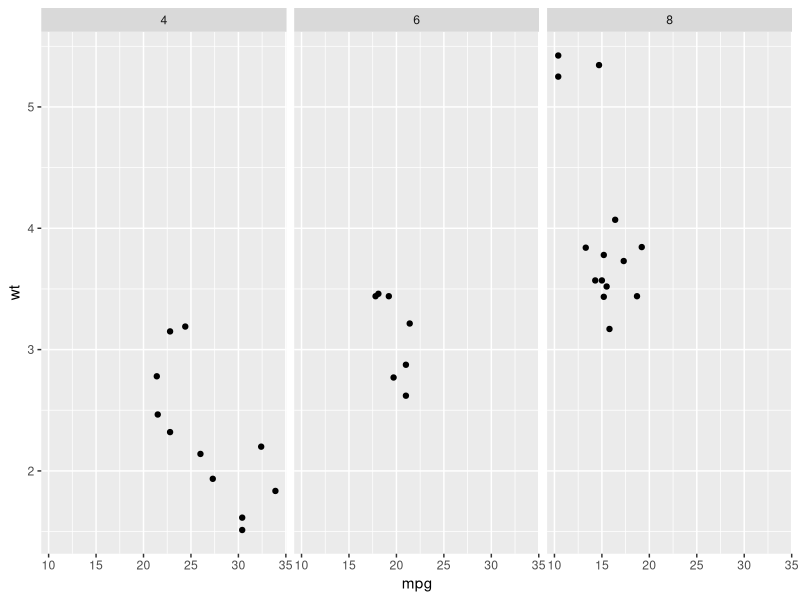
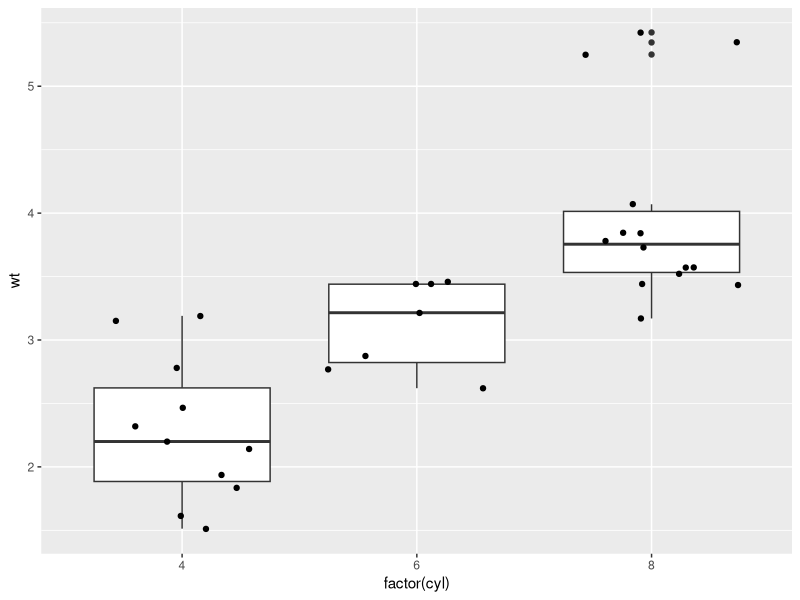

Reproduce these figures in R, in order.
################################################################################
# Additional `qplot` Examples
################################################################################

# Examples below are taken from the R documentation for `qplot`

library(ggplot2)

rm(list=ls())

# Sample `cars` dataset

data("mtcars")

################################################################################
# Additional geom Options
################################################################################

# Facet plot by factor variable

qplot(mpg, wt, data = mtcars, facets = .~cyl)

# Specifying multiple `geom` options

qplot(factor(cyl), wt, data = mtcars, geom = c("boxplot", "jitter"))
